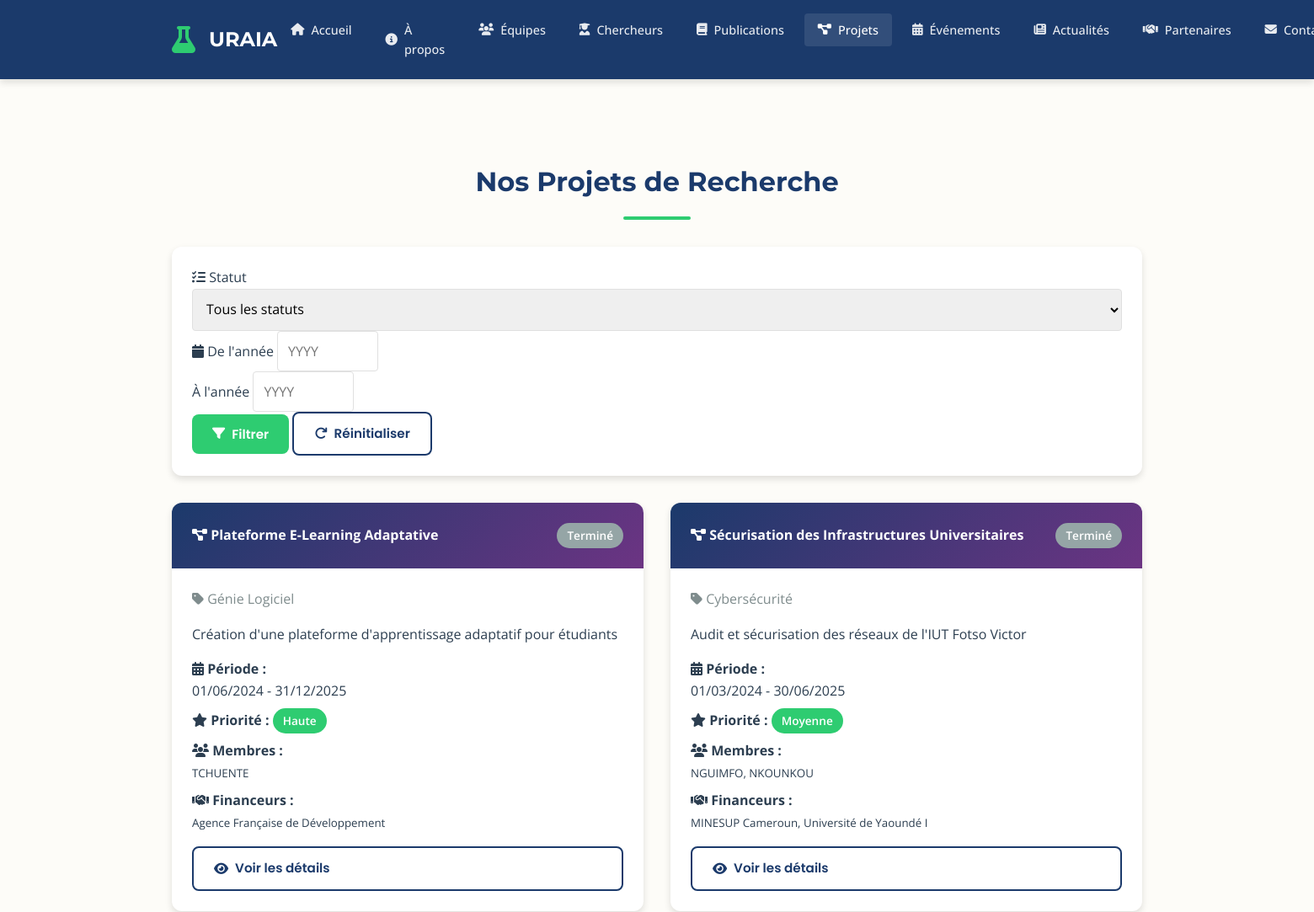
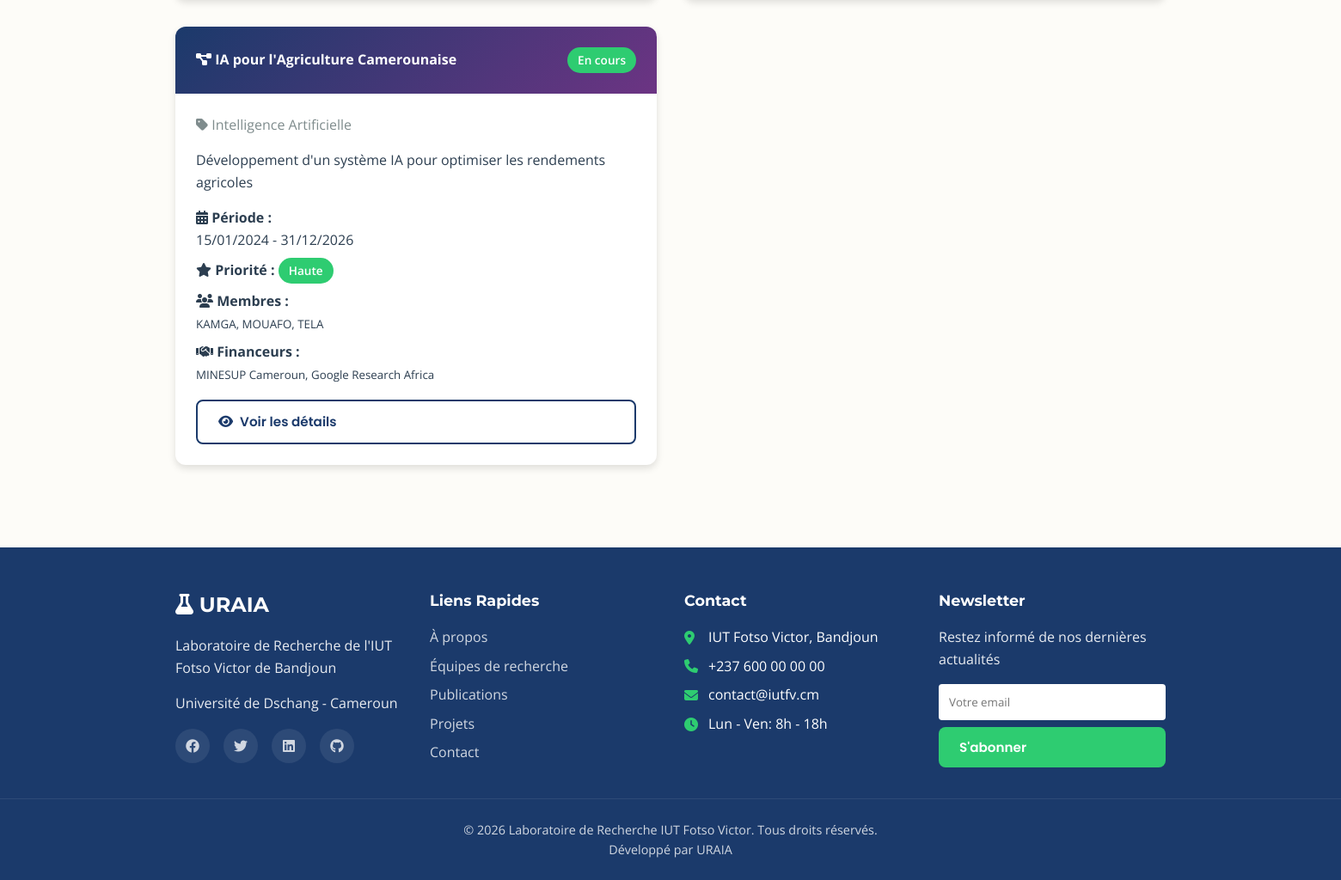
The page /projets.php on the database its author committed (2 pictures, top to bottom).
### tables this page shows
CREATE TABLE IF NOT EXISTS projet (
    idpro INT(10) PRIMARY KEY AUTO_INCREMENT,
    idlab INT(2),
    intitule VARCHAR(200),
    domaine VARCHAR(100),
    description TEXT,
    priorite VARCHAR(20),
    datedebut DATE,
    datefin DATE,
    created_at TIMESTAMP DEFAULT CURRENT_TIMESTAMP,
    updated_at TIMESTAMP NULL ON UPDATE CURRENT_TIMESTAMP,
    FOREIGN KEY (idlab) REFERENCES laboratoire(idlab) ON DELETE CASCADE
);

### includes/functions.php (called while the page is built, shortened)
<?php
function e($string) {
    return htmlspecialchars($string, ENT_QUOTES, 'UTF-8');
}
function formatDate($date, $format = 'd/m/Y') {
    return date($format, strtotime($date));
}
?>

### projets.php (the view, shortened to what this page needs)
<?php
require_once __DIR__ . '/includes/header.php';
$annee_debut = $_GET['annee_debut'] ?? '';
$annee_fin = $_GET['annee_fin'] ?? '';
$sql = "SELECT p.*, l.nom as labo_nom,
        (SELECT GROUP_CONCAT(m.nom SEPARATOR ', ') FROM intervenir i
         JOIN membre m ON i.idmembre = m.idmembre WHERE i.idpro = p.idpro) as membres,
        (SELECT GROUP_CONCAT(c.nom_organisme SEPARATOR ', ') FROM participer pa
         JOIN collaboration c ON pa.idcol = c.idcol WHERE pa.idpro = p.idpro) as bailleurs
        FROM projet p
        LEFT JOIN laboratoire l ON p.idlab = l.idlab
        WHERE 1=1";
$params = [];
$sql .= " ORDER BY p.datedebut DESC";
$stmt = $pdo->prepare($sql);
$stmt->execute($params);
$projets = $stmt->fetchAll();
?>
<section class="page-section">
    <div class="container">
        <h2 class="section-title">Nos Projets de Recherche</h2>
        <div class="card" style="margin-bottom: 2rem;">
            <div class="card-body">
                <form method="GET" action="" class="filters-bar">
                    <div class="filter-group">
                        <label for="statut"><i class="fas fa-tasks"></i> Statut</label>
                        <select name="statut" id="statut" class="form-control" style="min-width: 180px;">
                            <option value="">Tous les statuts</option>
                        </select>
                    </div>
                    <div class="filter-group">
                        <label for="annee_debut"><i class="fas fa-calendar"></i> De l'année</label>
                        <input type="number" name="annee_debut" id="annee_debut" class="form-control"
                               placeholder="YYYY" min="2020" max="<?= date('Y') ?>" value="<?= e($annee_debut) ?>" style="width: 120px;">
                    </div>
                    <div class="filter-group">
                        <label for="annee_fin">À l'année</label>
                        <input type="number" name="annee_fin" id="annee_fin" class="form-control"
                               placeholder="YYYY" min="2020" max="<?= date('Y') ?>" value="<?= e($annee_fin) ?>" style="width: 120px;">
                    </div>
                    <div class="filter-group" style="align-self: flex-end;">
                        <button type="submit" class="btn btn-primary">
                            <i class="fas fa-filter"></i> Filtrer
                        </button>
                        <a href="projets.php" class="btn btn-outline">
                            <i class="fas fa-redo"></i> Réinitialiser
                        </a>
                    </div>
                </form>
            </div>
        </div>
        <?php if (empty($projets)): ?>
        <div class="card">
            <div class="card-body" style="text-align: center; padding: 3rem;">
                <i class="fas fa-inbox" style="font-size: 3rem; color: var(--color-text-light); margin-bottom: 1rem;"></i>
                <p>Aucun projet ne correspond à vos critères de recherche.</p>
            </div>
        </div>
        <?php else: ?>
        <div class="grid grid-2">
            <?php foreach ($projets as $projet):
                $is_en_cours = strtotime($projet['datefin']) >= time();
            ?>
            <div class="card">
                <div class="card-header" style="background: linear-gradient(135deg, var(--color-primary), var(--color-secondary)); display: flex; justify-content: space-between; align-items: center;">
                    <h4 style="margin: 0; flex: 1;"><i class="fas fa-project-diagram"></i> <?= e($projet['intitule']) ?></h4>
                    <span class="badge <?= $is_en_cours ? 'badge-success' : 'badge-secondary' ?>">
                        <?= $is_en_cours ? 'En cours' : 'Terminé' ?>
                    </span>
                </div>
                <div class="card-body">
                    <p style="color: var(--color-text-light); margin-bottom: 1rem;">
                        <i class="fas fa-tag"></i> <?= e($projet['domaine']) ?>
                    </p>
                    <?php if ($projet['description']): ?>
                    <p style="margin-bottom: 1rem;"><?= nl2br(e($projet['description'])) ?></p>
                    <?php endif; ?>
                    <p style="margin-bottom: 0.5rem;">
                        <strong><i class="fas fa-calendar-alt"></i> Période :</strong><br>
                        <?= formatDate($projet['datedebut']) ?> - <?= formatDate($projet['datefin']) ?>
                    </p>
                    <p style="margin-bottom: 0.5rem;">
                        <strong><i class="fas fa-star"></i> Priorité :</strong>
                        <span class="badge badge-success"><?= e($projet['priorite']) ?></span>
                    </p>
                    <?php if ($projet['membres']): ?>
                    <p style="margin-bottom: 0.5rem;">
                        <strong><i class="fas fa-users"></i> Membres :</strong><br>
                        <small><?= e($projet['membres']) ?></small>
                    </p>
                    <?php endif; ?>
                    <?php if ($projet['bailleurs']): ?>
                    <p style="margin-bottom: 1rem;">
                        <strong><i class="fas fa-handshake"></i> Financeurs :</strong><br>
                        <small><?= e($projet['bailleurs']) ?></small>
                    </p>
                    <?php endif; ?>
                    <a href="#" class="btn btn-sm btn-outline" style="width: 100%;">
                        <i class="fas fa-eye"></i> Voir les détails
                    </a>
                </div>
            </div>
            <?php endforeach; ?>
        </div>
        <?php endif; ?>
    </div>
</section>
<?php require_once __DIR__ . '/includes/footer.php'; ?>

### css/style.css (style rules this page uses)
:root { --color-primary: #1B3A6B; --color-secondary: #6C3483; --color-accent: #2ECC71; --color-bg-light: #FDFCF8; --color-bg-white: #FFFFFF; --color-text-dark: #2C3E50; --color-text-light: #7F8C8D; --color-border: #E0E0E0; --color-bg-dark: #1B3A6B; --color-bg-card-dark: #2C4B7E; --color-text-dark-mode: #FDFCF8; --color-secondary-light: #9B59B6; --font-primary: 'Poppins', sans-serif; --font-secondary: 'Montserrat', sans-serif; --font-body: 'Open Sans', sans-serif; --spacing-xs: 0.5rem; --spacing-sm: 1rem; --spacing-md: 1.5rem; --spacing-lg: 2rem; --spacing-xl: 3rem; --shadow-sm: 0 2px 4px rgba(0,0,0,0.1); --shadow-md: 0 4px 8px rgba(0,0,0,0.12); --shadow-lg: 0 8px 16px rgba(0,0,0,0.15); --radius-sm: 4px; --radius-md: 8px; --radius-lg: 12px; --radius-xl: 20px; }
* { margin: 0; padding: 0; box-sizing: border-box; }
html { scroll-behavior: smooth; }
body { font-family: var(--font-body); background-color: var(--color-bg-light); color: var(--color-text-dark); line-height: 1.6; transition: background-color 0.3s ease, color 0.3s ease; }
.container { max-width: 1200px; margin: 0 auto; padding: 0 var(--spacing-md); }
a { text-decoration: none; color: inherit; transition: color 0.3s ease; }
.btn { display: inline-flex; align-items: center; gap: 0.5rem; padding: 0.75rem 1.5rem; border: none; border-radius: var(--radius-md); font-family: var(--font-primary); font-weight: 600; font-size: 0.95rem; cursor: pointer; transition: all 0.3s ease; }
.btn-primary { background-color: var(--color-accent); color: white; }
.btn-outline { background-color: transparent; border: 2px solid var(--color-primary); color: var(--color-primary); }
.card { background-color: var(--color-bg-white); border-radius: var(--radius-lg); box-shadow: var(--shadow-md); overflow: hidden; transition: transform 0.3s ease, box-shadow 0.3s ease; }
.card-header { padding: var(--spacing-md); background-color: var(--color-primary); color: white; }
.card-body { padding: var(--spacing-md); }
.grid { display: grid; gap: var(--spacing-lg); }
.grid-2 { grid-template-columns: repeat(2, 1fr); }
.section-title { font-family: var(--font-secondary); font-size: 2rem; color: var(--color-primary); margin-bottom: var(--spacing-lg); text-align: center; position: relative; }
.section-title::after { content: ''; display: block; width: 80px; height: 4px; background-color: var(--color-accent); margin: var(--spacing-sm) auto 0; border-radius: 2px; }
.badge { display: inline-block; padding: 0.25rem 0.75rem; border-radius: var(--radius-xl); font-size: 0.85rem; font-weight: 600; }
.badge-success { background-color: var(--color-accent); color: white; }
.badge-secondary { background-color: #95a5a6; color: white; }
.form-control { width: 100%; padding: 0.75rem; border: 1px solid var(--color-border); border-radius: var(--radius-sm); font-family: var(--font-body); font-size: 1rem; transition: border-color 0.3s ease, box-shadow 0.3s ease; }
.page-section { padding: var(--spacing-xl) 0; }

### rows shown on the page
projet: intitule "Plateforme E-Learning Adaptative", shows "Terminé", domaine "Génie Logiciel", description "Création d'une plateforme d'apprentissage adaptatif pour étudiants", datedebut "01/06/2024", datefin "31/12/2025", priorite "Haute", membres "TCHUENTE", bailleurs "Agence Française de Développement"
projet: intitule "Sécurisation des Infrastructures Universitaires", shows "Terminé", domaine "Cybersécurité", description "Audit et sécurisation des réseaux de l'IUT Fotso Victor", datedebut "01/03/2024", datefin "30/06/2025", priorite "Moyenne", membres "NGUIMFO, NKOUNKOU", bailleurs "MINESUP Cameroun, Université de Yaoundé I"
projet: intitule "IA pour l'Agriculture Camerounaise", shows "En cours", domaine "Intelligence Artificielle", description "Développement d'un système IA pour optimiser les rendements agricoles", datedebut "15/01/2024", datefin "31/12/2026", priorite "Haute", membres "KAMGA, MOUAFO, TELA", bailleurs "MINESUP Cameroun, Google Research Africa"
